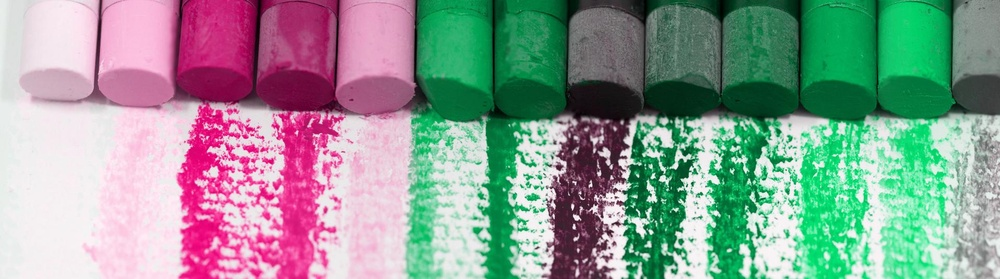
#> input picture test_rg.jpg, 1000 x 279 px, shrunk from 1920 x 535 before the run
$ python img2ybt.py 1.0 3 test_rg.jpg
#> lines starting #> are read from the running program, lines starting #| are printed output that depends on the picture
###############################################################################
# Convert RGB Image(s) to Yellow-Blue-Time Animation
# by Robin Messenger
#
# This script creates an small video clip from an image wherein
# red and green colors are represented using yellows and blues, and
# alternated with the actual yellows and blues in the image.
###############################################################################


import sys
import math
import numpy
import imageio


# Matricies
m_yb =    numpy.array([[0.5,0.5,0.0],
                       [0.5,0.5,0.0],
                       [0.0,0.0,1.0]])

m_rg_yb = numpy.array([[0.75,0.75,0],
                       [0.25,0.25,1],
                       [0  ,0   ,0]])


# Mixing function
def h(t,T):
    return math.sin(math.pi*t/T)**4

# Print usage
def usage():
    print("Usage: python img2ybt.py T N file1.jpg file2.png ...")
    print("    T ==> Period (seconds)")
    print("    N ==> Duration (number of periods)")


if len(sys.argv)<4:
    usage()
else:
    try:
        # Parse arguments
        T=float(sys.argv[1])
        N=int(sys.argv[2])
        if T<=0.0 or N<=0:
            raise ValueError

        # Go through each file...
        for img in sys.argv[3:]:
            print("Converting %s..." % (img))

            # Output filename
            outfn=img.split('.')
            if len(outfn)>1:
                outfn.pop(-1)
            outfn.append("mp4")
            outfn=".".join(outfn)

            try:
                # Import the image, RG-YB and YB versions
                im=imageio.imread(img)
#> im is the input picture: shape (279, 1000, 3); mean R, G, B 142.4, 155.5, 148.8
                im=im.astype(float)
                im=im/256.0
                im_rg_yb=numpy.matmul(im,m_rg_yb)
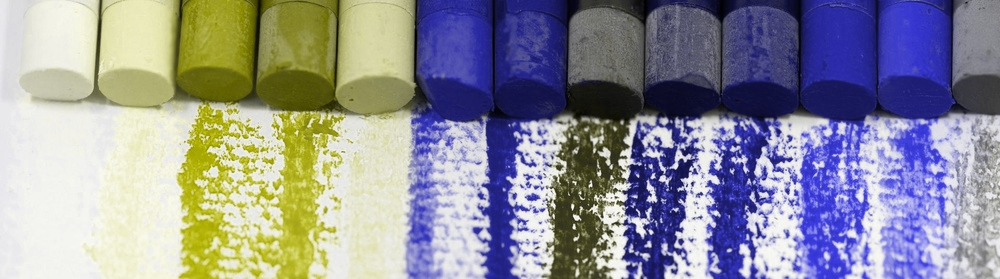
#> im_rg_yb: shape (279, 1000, 3) float64; mean R, G, B 0.569, 0.569, 0.607
                im_yb=numpy.matmul(im,m_yb)
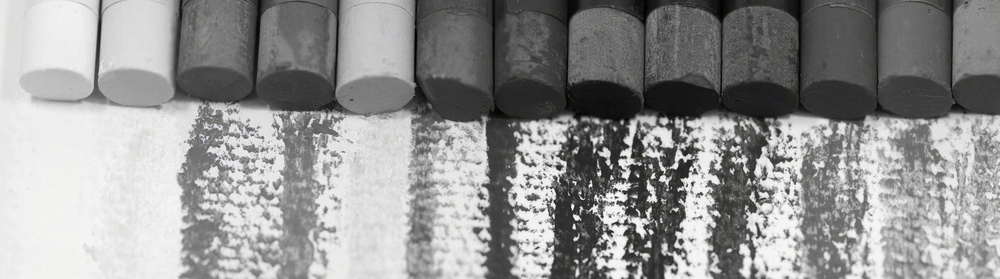
#> im_yb: shape (279, 1000, 3) float64; mean R, G, B 0.582, 0.582, 0.581

                # Create an animation using the images and mixing function
                try:
                    with imageio.get_writer(outfn, fps=30) as f:
                        for t in numpy.arange(0,N*T,1.0/30.0):
                            frame_rotate=h(t,T)*im_rg_yb+(1-h(t,T))*im_yb
                            f.append_data(frame_rotate)
                except:
                    print("Error writing video file!")
            except:
                print("Error loading image!")
    except:
        usage()
